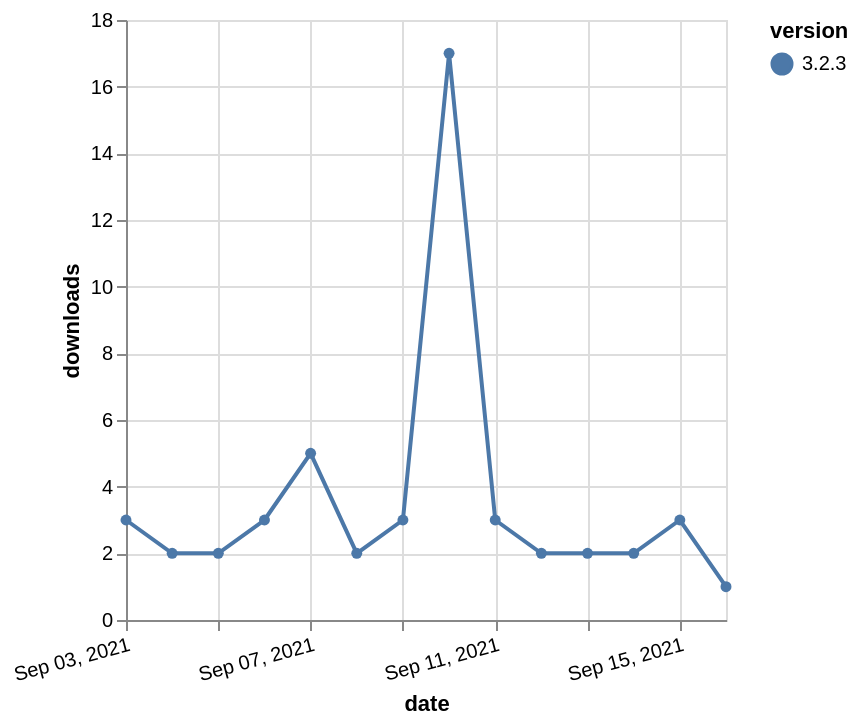

Here is the Vega-Lite specification saved for this chart:
### Vega-Lite specification from a JSON file in a GitHub repository (floating-point values rounded to 4 significant figures)
{"$schema": "https://vega.github.io/schema/vega-lite/v5.json", "description": "A simple bar chart with embedded data.", "data": {"values": [{"date": "2021-09-03", "total": 3251, "delta": 3, "version": "3.2.3"}, {"date": "2021-09-04", "total": 3253, "delta": 2, "version": "3.2.3"}, {"date": "2021-09-05", "total": 3255, "delta": 2, "version": "3.2.3"}, {"date": "2021-09-06", "total": 3258, "delta": 3, "version": "3.2.3"}, {"date": "2021-09-07", "total": 3263, "delta": 5, "version": "3.2.3"}, {"date": "2021-09-08", "total": 3265, "delta": 2, "version": "3.2.3"}, {"date": "2021-09-09", "total": 3268, "delta": 3, "version": "3.2.3"}, {"date": "2021-09-10", "total": 3285, "delta": 17, "version": "3.2.3"}, {"date": "2021-09-11", "total": 3288, "delta": 3, "version": "3.2.3"}, {"date": "2021-09-12", "total": 3290, "delta": 2, "version": "3.2.3"}, {"date": "2021-09-13", "total": 3292, "delta": 2, "version": "3.2.3"}, {"date": "2021-09-14", "total": 3294, "delta": 2, "version": "3.2.3"}, {"date": "2021-09-15", "total": 3297, "delta": 3, "version": "3.2.3"}, {"date": "2021-09-16", "total": 3298, "delta": 1, "version": "3.2.3"}]}, "width": "container", "mark": {"type": "line", "point": {"filled": true}}, "encoding": {"x": {"field": "date", "type": "temporal", "timeUnit": "yearmonthdate", "title": "date", "axis": {"labelAngle": -15}}, "y": {"field": "delta", "type": "quantitative", "title": "downloads"}, "color": {"field": "version", "type": "nominal"}, "tooltip": {"field": "delta"}}}
